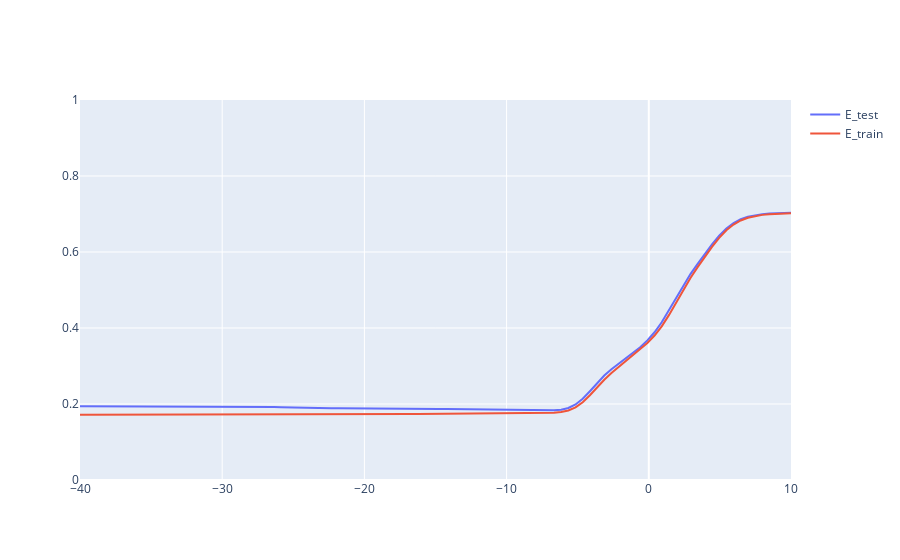

Here is the notebook cell this chart was saved with:
### Code cell
# sample 100

# Sample some point with uniform pick
NUMBER_OF_POINT = 100
np.random.seed(1)
x = np.linspace(0, 1, NUMBER_OF_POINT)
y = np.sin(2*math.pi*x) + np.random.normal(0, 0.2, NUMBER_OF_POINT)

DEGREE = 9
FOLDS = 10
NUMBER_OF_SEEDS = 100
log_e_lamda = np.linspace(-40, 10, 100)
lamda_list = np.vectorize(math.exp)(log_e_lamda)
# lamda_list = np.linspace(0, 100, 100)

w_list = []
E_test = []
E_train = []

df = pd.DataFrame({'x':x, 'y':y})
x_feature_matrix = generate_feature_matrix(x, DEGREE)

for lamda in lamda_list:
    w = normalEquation_ridge(x_feature_matrix, y, lamda)
    w_list.append(w)
    E_train.append(CalculateMSE(x, y, w)**(1/2))
    E_test_avg = 0
    for seed in range(NUMBER_OF_SEEDS):
        df_test = df.sample(frac=1, random_state=seed, ignore_index=True)
        E_test_avg += cross_validation(df_test['x'], df_test['y'], FOLDS, DEGREE, lamda)
    E_test.append(E_test_avg/NUMBER_OF_SEEDS)

fig = go.Figure()
fig.add_trace(go.Scatter(x=log_e_lamda, y=E_test ,mode='lines', name='E_test'))
fig.add_trace(go.Scatter(x=log_e_lamda, y=E_train ,mode='lines', name='E_train'))
fig.update_layout(yaxis_range=[0,1])
fig.show()
